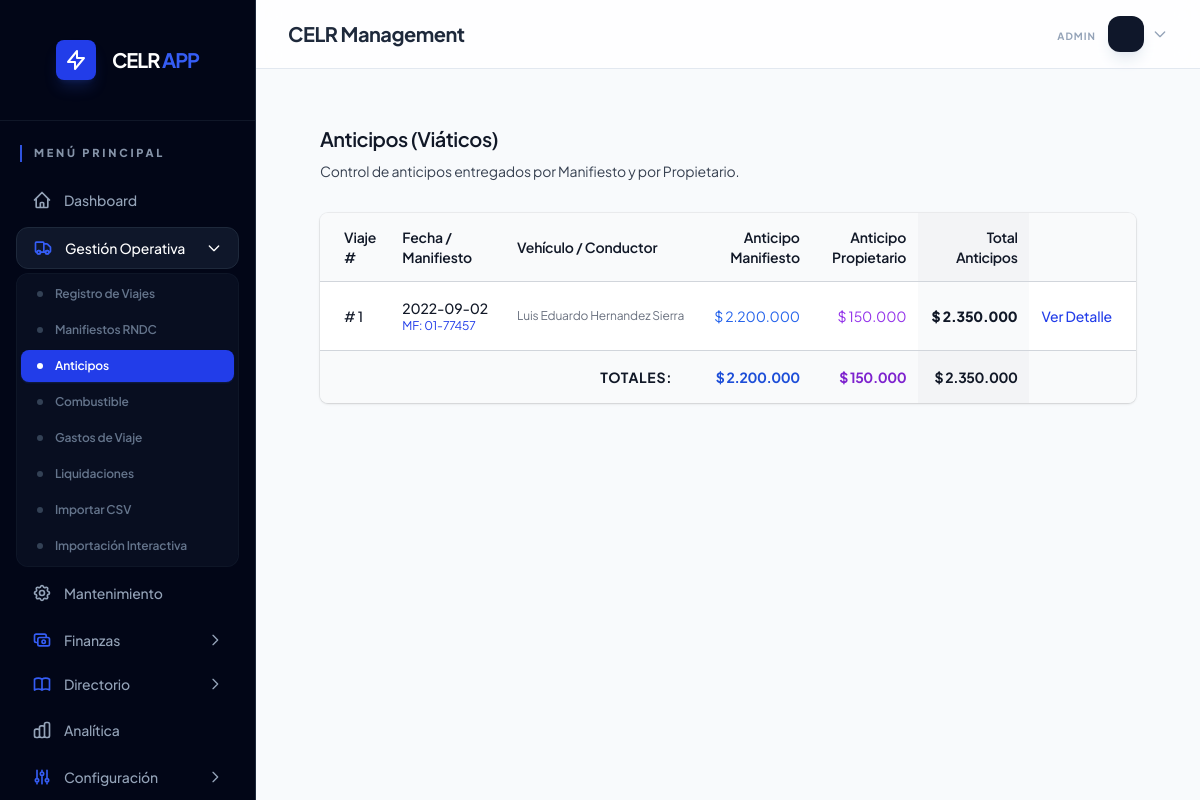
The app's page /trip_advances.php (signed in) with its own data.
### tables this page shows
CREATE TABLE `trips` (
  `id` int(11) NOT NULL AUTO_INCREMENT,
  `trip_type` enum('urbano','nacional','internacional') NOT NULL,
  `vehicle_id` int(11) NOT NULL,
  `client_id` int(11) DEFAULT NULL,
  `driver_id` int(11) NOT NULL,
  `material_id` int(11) DEFAULT NULL,
  `origin_point_id` int(11) DEFAULT NULL,
  `origin` varchar(255) DEFAULT NULL,
  `origin_city_id` int(11) DEFAULT NULL,
  `origin_state_id` int(11) DEFAULT NULL,
  `destination_point_id` int(11) DEFAULT NULL,
  `destination` varchar(255) DEFAULT NULL,
  `destination_city_id` int(11) DEFAULT NULL,
  `destination_state_id` int(11) DEFAULT NULL,
  `date_load` date DEFAULT NULL,
  `date_unload` date DEFAULT NULL,
  `kms_start` decimal(10,2) DEFAULT 0.00,
  `kms_end` decimal(10,2) DEFAULT 0.00,
  `kms_total` decimal(10,2) DEFAULT 0.00,
  `manifest_company` varchar(255) DEFAULT NULL,
  `manifest_company_id` int(11) DEFAULT NULL,
  `manifest_number` varchar(100) DEFAULT NULL,
  `manifest_date` date DEFAULT NULL,
  `weight_declared` decimal(10,2) DEFAULT 0.00,
  `weight_origin` decimal(10,2) DEFAULT 0.00,
  `weight_dest` decimal(10,2) DEFAULT 0.00,
  `flete_bruto` decimal(15,2) DEFAULT 0.00,
  `percent_rete_fuente` decimal(5,2) DEFAULT 0.00,
  `value_rete_fuente` decimal(15,2) DEFAULT 0.00,
  `percent_rete_ica` decimal(5,2) DEFAULT 0.00,
  `percent_iva` decimal(5,2) DEFAULT 0.00,
  `percent_rete_iva` decimal(5,2) DEFAULT 0.00,
  `value_rete_ica` decimal(15,2) DEFAULT 0.00,
  `value_iva` decimal(15,2) DEFAULT 0.00,
  `value_rete_iva` decimal(15,2) DEFAULT 0.00,
  `percent_deductible_3` decimal(5,2) DEFAULT 0.00,
  `value_deductible_3` decimal(15,2) DEFAULT 0.00,
  `value_deductible_4` decimal(15,2) DEFAULT 0.00,
  `value_deductible_5` decimal(15,2) DEFAULT 0.00,
  `value_deductible_6` decimal(15,2) DEFAULT 0.00,
  `total_deductibles` decimal(15,2) DEFAULT 0.00,
  `flete_neto` decimal(15,2) DEFAULT 0.00,
  `advance_owner` decimal(15,2) DEFAULT 0.00,
  `advance_owner_responsible` varchar(255) DEFAULT NULL,
  `advance_manifest` decimal(15,2) DEFAULT 0.00,
  `advance_manifest_to_driver` tinyint(1) DEFAULT 0,
  `commission_percent` decimal(5,2) DEFAULT 0.00,
  `commission_value` decimal(15,2) DEFAULT 0.00,
  `final_pay_expected` decimal(15,2) DEFAULT 0.00,
  `final_pay_received` decimal(15,2) DEFAULT 0.00,
  `settlement_status` enum('Pending','Partial','Complete','Cancelled') DEFAULT 'Pending',
  `settlement_notes` text DEFAULT NULL,
  `created_at` timestamp NOT NULL DEFAULT current_timestamp(),
  `updated_at` timestamp NOT NULL DEFAULT current_timestamp() ON UPDATE current_timestamp(),
  `created_by` int(11) DEFAULT NULL,
  `status` enum('En Progreso','Entregado','Finalizado','Cancelado') DEFAULT 'En Progreso',
  `delivery_proof_url` varchar(255) DEFAULT NULL,
  `manifest_file` varchar(255) DEFAULT NULL,
  PRIMARY KEY (`id`),
  KEY `material_id` (`material_id`),
  KEY `manifest_company_id` (`manifest_company_id`),
  KEY `created_by` (`created_by`),
  KEY `idx_trips_vehicle` (`vehicle_id`),
  KEY `idx_trips_driver` (`driver_id`),
  KEY `idx_trips_status` (`status`),
  KEY `idx_trips_date_load` (`date_load`),
  KEY `idx_client_id` (`client_id`),
  KEY `idx_trips_client` (`client_id`),
  KEY `idx_trips_settlement` (`settlement_status`),
  KEY `idx_trips_report_monthly` (`date_load`,`status`),
  KEY `origin_city_id` (`origin_city_id`),
  KEY `origin_state_id` (`origin_state_id`),
  KEY `destination_city_id` (`destination_city_id`),
  KEY `destination_state_id` (`destination_state_id`),
  CONSTRAINT `fk_trips_client` FOREIGN KEY (`client_id`) REFERENCES `clients` (`id`),
  CONSTRAINT `trips_ibfk_1` FOREIGN KEY (`vehicle_id`) REFERENCES `vehicles` (`id`),
  CONSTRAINT `trips_ibfk_2` FOREIGN KEY (`driver_id`) REFERENCES `personnel` (`id`),
  CONSTRAINT `trips_ibfk_3` FOREIGN KEY (`material_id`) REFERENCES `materials` (`id`),
  CONSTRAINT `trips_ibfk_4` FOREIGN KEY (`manifest_company_id`) REFERENCES `manifest_companies` (`id`),
  CONSTRAINT `trips_ibfk_5` FOREIGN KEY (`created_by`) REFERENCES `users` (`id`) ON DELETE SET NULL,
  CONSTRAINT `trips_ibfk_6` FOREIGN KEY (`origin_city_id`) REFERENCES `loc_cities` (`id`),
  CONSTRAINT `trips_ibfk_7` FOREIGN KEY (`origin_state_id`) REFERENCES `loc_states` (`id`),
  CONSTRAINT `trips_ibfk_8` FOREIGN KEY (`destination_city_id`) REFERENCES `loc_cities` (`id`),
  CONSTRAINT `trips_ibfk_9` FOREIGN KEY (`destination_state_id`) REFERENCES `loc_states` (`id`)
);

### includes/functions.php (called while the page is built, shortened)
<?php
require_once 'db.php';
if (!function_exists('formatCurrency')) {
    function formatCurrency($amount)
    {
        global $pdo;
        static $cfg = null;
        if ($cfg === null) {
            $stmt = $pdo->query("SELECT currency_symbol, decimal_separator, thousands_separator, decimal_count FROM config LIMIT 1");
            $cfg = $stmt->fetch();
        }
        $symbol = $cfg['currency_symbol'] ?? '$';
        $dec_sep = $cfg['decimal_separator'] ?? ',';
        $thou_sep = $cfg['thousands_separator'] ?? '.';
        $dec_count = $cfg['decimal_count'] ?? 0;
        return $symbol . ' ' . number_format($amount, $dec_count, $dec_sep, $thou_sep);
    }
}
?>

### trip_advances.php (the view, shortened to what this page needs)
<?php
include 'includes/db.php';
include 'includes/functions.php';
include 'includes/header.php';
$sql = "SELECT t.id, t.date_load, t.manifest_number, t.origin, t.destination, t.advance_manifest, t.advance_owner,
               v.placa, CONCAT(d.firstname, ' ', IFNULL(d.lastname, '')) as driver_name
        FROM trips t
        LEFT JOIN vehicles v ON t.vehicle_id = v.id
        LEFT JOIN personnel d ON t.driver_id = d.id
        WHERE t.advance_manifest > 0 OR t.advance_owner > 0
        ORDER BY t.date_load DESC";
$advances = $pdo->query($sql)->fetchAll();
?>
<div class="max-w-7xl mx-auto px-4 sm:px-6 lg:px-8 py-6">
    <div class="sm:flex sm:items-center">
        <div class="sm:flex-auto">
            <h1 class="text-xl font-semibold text-gray-900">Anticipos (Viáticos)</h1>
            <p class="mt-2 text-sm text-gray-700">Control de anticipos entregados por Manifiesto y por Propietario.</p>
        </div>
    </div>
    <div class="mt-8 flex flex-col">
        <div class="-my-2 -mx-4 overflow-x-auto sm:-mx-6 lg:-mx-8">
            <div class="inline-block min-w-full py-2 align-middle md:px-6 lg:px-8">
                <div class="overflow-hidden shadow ring-1 ring-black ring-opacity-5 md:rounded-lg">
                    <table class="min-w-full divide-y divide-gray-300">
                        <thead class="bg-gray-50">
                            <tr>
                                <th class="py-3.5 pl-4 pr-3 text-left text-sm font-semibold text-gray-900 sm:pl-6">Viaje
                                    #</th>
                                <th class="px-3 py-3.5 text-left text-sm font-semibold text-gray-900">Fecha / Manifiesto
                                </th>
                                <th class="px-3 py-3.5 text-left text-sm font-semibold text-gray-900">Vehículo /
                                    Conductor</th>
                                <th class="px-3 py-3.5 text-right text-sm font-semibold text-gray-900">Anticipo
                                    Manifiesto</th>
                                <th class="px-3 py-3.5 text-right text-sm font-semibold text-gray-900">Anticipo
                                    Propietario</th>
                                <th
                                    class="px-3 py-3.5 text-right text-sm font-semibold text-gray-900 font-bold bg-gray-100">
                                    Total Anticipos</th>
                                <th class="relative py-3.5 pl-3 pr-4 sm:pr-6"></th>
                            </tr>
                        </thead>
                        <tbody class="divide-y divide-gray-200 bg-white">
                            <?php if (empty($advances)): ?>
                                <tr>
                                    <td colspan="7" class="px-6 py-10 text-center text-sm text-gray-500">
                                        No se han registrado anticipos en los viajes aún.
                                    </td>
                                </tr>
                            <?php else: ?>
                                <?php foreach ($advances as $adv):
                                    $total = $adv['advance_manifest'] + $adv['advance_owner'];
                                    ?>
                                    <tr class="hover:bg-gray-50">
                                        <td class="whitespace-nowrap py-4 pl-4 pr-3 text-sm font-medium text-gray-900 sm:pl-6">
                                            #
                                            <?php echo $adv['id']; ?>
                                        </td>
                                        <td class="whitespace-nowrap px-3 py-4 text-sm text-gray-500">
                                            <div class="font-medium text-gray-900">
                                                <?php echo $adv['date_load']; ?>
                                            </div>
                                            <div class="text-xs text-brand-600">MF:
                                                <?php echo htmlspecialchars($adv['manifest_number'] ?: 'S/N'); ?>
                                            </div>
                                        </td>
                                        <td class="whitespace-nowrap px-3 py-4 text-sm text-gray-500">
                                            <div class="text-xs">
                                                <?php echo htmlspecialchars($adv['driver_name']); ?>
                                            </div>
                                        </td>
                                        <td class="whitespace-nowrap px-3 py-4 text-sm text-right text-blue-600">
                                            <?php echo formatCurrency($adv['advance_manifest']); ?>
                                        </td>
                                        <td class="whitespace-nowrap px-3 py-4 text-sm text-right text-purple-600">
                                            <?php echo formatCurrency($adv['advance_owner']); ?>
                                        </td>
                                        <td
                                            class="whitespace-nowrap px-3 py-4 text-sm text-right font-black text-gray-900 bg-gray-50">
                                            <?php echo formatCurrency($total); ?>
                                        </td>
                                        <td
                                            class="relative whitespace-nowrap py-4 pl-3 pr-4 text-right text-sm font-medium sm:pr-6">
                                            <a href="trip_details.php?id=<?php echo $adv['id']; ?>"
                                                class="text-brand-600 hover:text-brand-900">
                                                Ver Detalle
                                            </a>
                                        </td>
                                    </tr>
                                <?php endforeach; ?>
                            <?php endif; ?>
                        </tbody>
                        <tfoot class="bg-gray-50 font-bold">
                            <?php
                            $sumMan = array_sum(array_column($advances, 'advance_manifest'));
                            $sumOwn = array_sum(array_column($advances, 'advance_owner'));
                            $sumTotal = $sumMan + $sumOwn;
                            ?>
                            <tr>
                                <td colspan="3"
                                    class="px-6 py-4 text-sm text-gray-900 text-right uppercase tracking-wider">Totales:
                                </td>
                                <td class="px-3 py-4 text-sm text-right text-blue-700">
                                    <?php echo formatCurrency($sumMan); ?>
                                </td>
                                <td class="px-3 py-4 text-sm text-right text-purple-700">
                                    <?php echo formatCurrency($sumOwn); ?>
                                </td>
                                <td class="px-3 py-4 text-sm text-right text-gray-900 bg-gray-100">
                                    <?php echo formatCurrency($sumTotal); ?>
                                </td>
                                <td></td>
                            </tr>
                        </tfoot>
                    </table>
                </div>
            </div>
        </div>
    </div>
</div>
<?php include 'includes/footer.php'; ?>

### index.css (style rules this page uses)
:root { --brand-50: #eff6ff; --brand-100: #dbeafe; --brand-200: #bfdbfe; --brand-500: #3b82f6; --brand-600: #2563eb; --brand-700: #1d4ed8; --brand-800: #1e40af; --slate-50: #f8fafc; --slate-100: #f1f5f9; --slate-200: #e2e8f0; --slate-300: #cbd5e1; --slate-400: #94a3b8; --slate-500: #64748b; --slate-600: #475569; --slate-700: #334155; --slate-800: #1e293b; --slate-900: #0f172a; --slate-950: #020617; }
body { background-color: var(--slate-50); font-family: 'Plus Jakarta Sans', system-ui, -apple-system, sans-serif; color: var(--slate-800); -webkit-font-smoothing: antialiased; letter-spacing: -0.01em; }
h1, h2, h3, .font-bold { letter-spacing: -0.025em; }

### records on screen
trips: id "1", date_load "2022-09-02", manifest_number "01-77457", driver_name "Luis Eduardo Hernandez Sierra", advance_manifest "$ 2.200.000", advance_owner "$ 150.000", formatCurrency($total) "$ 2.350.000"

### other values on screen
$item['name'] "Dashboard"
$item['name'] "Gestión Operativa"
$child['name'] "Registro de Viajes"
$child['name'] "Manifiestos RNDC"
$child['name'] "Anticipos"
$child['name'] "Combustible"
$child['name'] "Gastos de Viaje"
$child['name'] "Liquidaciones"
$child['name'] "Importar CSV"
$child['name'] "Importación Interactiva"
$item['name'] "Mantenimiento"
$item['name'] "Finanzas"
$item['name'] "Directorio"
$item['name'] "Analítica"
$item['name'] "Configuración"
